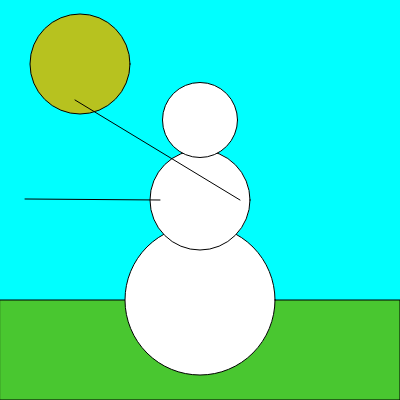
Frame 1 (no input)
Frame 60 (no input): identical to frame 1, image omitted
Frame 120 (the mouse pressed at the canvas centre since frame 60): identical to frame 1, image omitted

The p5.js sketch that drew this single still picture (run headless with seeded random() and noise() and a simulated clock; from frame 60 on, the mouse is pressed at the canvas centre):

// p5.js sketch
// ── sketch.js
function setup() {
createCanvas(400,400)
}

function draw() {
  background(0, 255, 255);
  fill(73, 199, 48);
  // The ground
  rect(0, 300, 400, 100);


  // The sun
  fill(183, 194, 31);
  ellipse(80, 64, 100, 100);

  // The snowman
  fill(255, 255, 255);
  ellipse(200, 300, 150, 150);//bottom
  ellipse(200, 200, 100, 100);//middle
  ellipse(200, 120, 75, 75);//top

  //The Arms
  line(160, 200, 25, 199);//left arm
line(240, 200, 75, 100);//right arm

}
